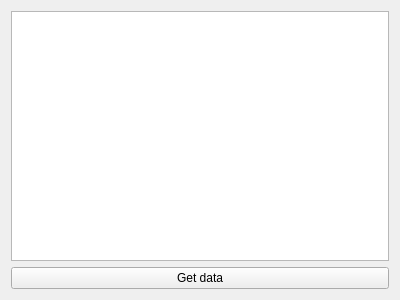
<?xml version="1.0" encoding="UTF-8"?>
<ui version="4.0">
 <class>Widget</class>
 <widget class="QWidget" name="Widget">
  <property name="geometry">
   <rect>
    <x>0</x>
    <y>0</y>
    <width>400</width>
    <height>300</height>
   </rect>
  </property>
  <property name="windowTitle">
   <string>Widget</string>
  </property>
  <layout class="QVBoxLayout" name="verticalLayout">
   <item>
    <widget class="QListView" name="listView"/>
   </item>
   <item>
    <widget class="QPushButton" name="pushButton">
     <property name="text">
      <string>Get data</string>
     </property>
    </widget>
   </item>
  </layout>
 </widget>
 <layoutdefault spacing="6" margin="11"/>
 <resources/>
 <connections/>
</ui>
